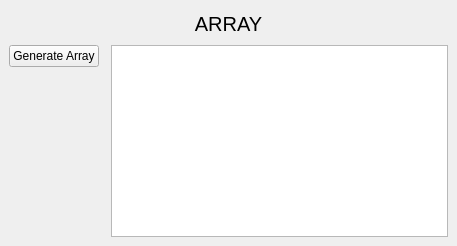
<?xml version="1.0" encoding="UTF-8"?>
<ui version="4.0">
 <class>Arraywindow</class>
 <widget class="QMainWindow" name="Arraywindow">
  <property name="geometry">
   <rect>
    <x>0</x>
    <y>0</y>
    <width>457</width>
    <height>246</height>
   </rect>
  </property>
  <property name="windowTitle">
   <string>MainWindow</string>
  </property>
  <widget class="QWidget" name="centralwidget">
   <layout class="QGridLayout" name="gridLayout_2">
    <item row="0" column="0" colspan="3">
     <widget class="QLabel" name="label">
      <property name="font">
       <font>
        <pointsize>15</pointsize>
       </font>
      </property>
      <property name="text">
       <string>ARRAY</string>
      </property>
      <property name="alignment">
       <set>Qt::AlignmentFlag::AlignCenter</set>
      </property>
     </widget>
    </item>
    <item row="1" column="0">
     <widget class="QPushButton" name="pushButton">
      <property name="text">
       <string>Generate Array</string>
      </property>
     </widget>
    </item>
    <item row="1" column="2" rowspan="2">
     <widget class="QGraphicsView" name="graphicsView"/>
    </item>
    <item row="2" column="1">
     <layout class="QGridLayout" name="gridLayout"/>
    </item>
   </layout>
  </widget>
 </widget>
 <resources/>
 <connections/>
</ui>
